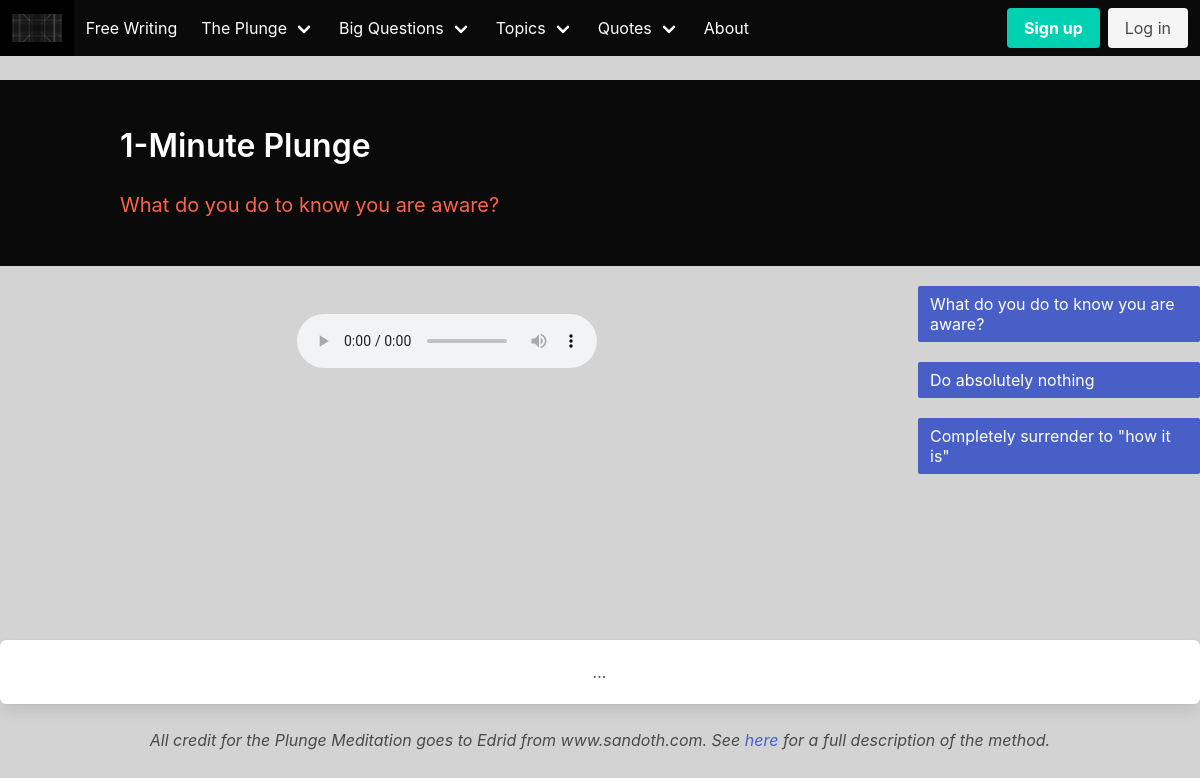
The page /plunge1/14/ on the database its author committed.
### entries/models.py (models this page shows, shortened)
class Plunge(models.Model):
    text = models.CharField(max_length = 200)
    comment = models.TextField(max_length = 2000, null = True)
    id = models.AutoField(primary_key=True)

### entries/views.py (the view)
# urls.py: path('plunge1/<int:id>/', views.plunge_sp1, name= 'plunges_sp1'),
def plunge_sp1(request, id):
    obj = Plunge.objects.get(id=id)
    context= {'object': obj,}
    context1 = common(request)
    context.update(context1)
    return render(request, 'plunges/plunge_sp1.html', context)

### entries/views.py (called while the page is built)
def common(request):
    form = EntryForm()
    topics = Topic.objects.all()
    questions = Question.objects.all()
    quotes = Quote.objects.all()
    shadows = Shadow.objects.all()
    plunges = Plunge.objects.all()
    context = {'form' : form, 'questions': questions, 'quotes': quotes,
               'topics': topics, 'shadows': shadows, 'plunges': plunges }
    return context

### entries/templates/plunges/plunge_sp1.html
<!DOCTYPE html>
{% extends 'plunges/plunge1.html' %}
{% block subtitle %}
    <br>
    <font color="tomato"> {{ object.text }} </font>
{% endblock %}
{% block comment %}
	<div class="box">
	    <center><i> {{object.comment}} </i></center>
	</div>
{% endblock %}

### entries/templates/plunges/plunge1.html (shortened to what this page needs)
<!DOCTYPE html>
{% extends 'main/template.html' %}
{% block title %}
    1-Minute Plunge
{% endblock %}
{% block content %}
    <div class="columns ">
        <div class="column" >
            <section class="section">
                 <center>
                 <audio controls>
                    {% load static %}
                    <source src="{% static "audio/1-minute-timer.mp3" %}" type="audio/mpeg">
                </audio>
                </center>
            </section>
        </div>
        <div class="column is-one-quarter " >
            <aside class="menu" style="overflow-y:scroll; height:350px;">
                <ul class="menu-list " >
	                {% for item in plunges %}
	                        <br>
	                        <li><a class="is-active" href="/plunge1/{{item.id}}" >{{ item.text }}</a></li>
	                {% endfor %}
                </ul>
            </aside>
        </div>
    </div>
    {% block comment %}{% endblock %}
    <p> <i> <center> All credit for the Plunge Meditation goes to Edrid from www.sandoth.com.
                             See <a href={% url 'about_plunge' %}>here</a> for a full description of the method.</center> </i> </p>
{% endblock %}

### entries/templates/main/template.html (style rules this page uses)
body, html { height: 100%; overflow-x: hidden; overflow-y: auto; }

### rows shown on the page
Plunge: text "What do you do to know you are aware?", comment "..."
Plunge: text "Do absolutely nothing"
Plunge: text "Completely surrender to \"how it is\""
